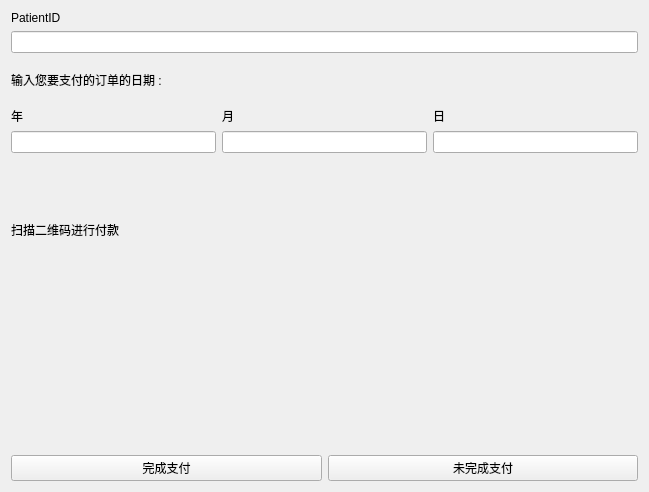
<?xml version="1.0" encoding="UTF-8"?>
<ui version="4.0">
 <class>PayPage</class>
 <widget class="QWidget" name="PayPage">
  <property name="geometry">
   <rect>
    <x>0</x>
    <y>0</y>
    <width>649</width>
    <height>492</height>
   </rect>
  </property>
  <property name="windowTitle">
   <string>Form</string>
  </property>
  <layout class="QGridLayout" name="gridLayout">
   <item row="0" column="0">
    <layout class="QVBoxLayout" name="verticalLayout_6">
     <item>
      <layout class="QVBoxLayout" name="verticalLayout_5">
       <item>
        <layout class="QVBoxLayout" name="verticalLayout_4">
         <item>
          <widget class="QLabel" name="label_2">
           <property name="text">
            <string>PatientID</string>
           </property>
          </widget>
         </item>
         <item>
          <widget class="QLineEdit" name="PatientId"/>
         </item>
        </layout>
       </item>
       <item>
        <widget class="QLabel" name="label_3">
         <property name="text">
          <string>输入您要支付的订单的日期 :</string>
         </property>
        </widget>
       </item>
       <item>
        <layout class="QHBoxLayout" name="horizontalLayout">
         <item>
          <layout class="QVBoxLayout" name="verticalLayout">
           <item>
            <widget class="QLabel" name="label_4">
             <property name="text">
              <string>年</string>
             </property>
            </widget>
           </item>
           <item>
            <widget class="QLineEdit" name="yearEdit"/>
           </item>
          </layout>
         </item>
         <item>
          <layout class="QVBoxLayout" name="verticalLayout_2">
           <item>
            <widget class="QLabel" name="label_5">
             <property name="text">
              <string>月</string>
             </property>
            </widget>
           </item>
           <item>
            <widget class="QLineEdit" name="monthEdit"/>
           </item>
          </layout>
         </item>
         <item>
          <layout class="QVBoxLayout" name="verticalLayout_3">
           <item>
            <widget class="QLabel" name="label_6">
             <property name="text">
              <string>日</string>
             </property>
            </widget>
           </item>
           <item>
            <widget class="QLineEdit" name="dayEdit"/>
           </item>
          </layout>
         </item>
        </layout>
       </item>
      </layout>
     </item>
     <item>
      <widget class="QLabel" name="label_7">
       <property name="text">
        <string>扫描二维码进行付款</string>
       </property>
      </widget>
     </item>
     <item>
      <widget class="QLabel" name="label">
       <property name="text">
        <string/>
       </property>
       <property name="pixmap">
        <pixmap resource="QRcode.qrc">:/new/prefix1/QR(2).jpg</pixmap>
       </property>
      </widget>
     </item>
     <item>
      <layout class="QHBoxLayout" name="horizontalLayout_2">
       <item>
        <widget class="QPushButton" name="yes">
         <property name="text">
          <string>完成支付</string>
         </property>
        </widget>
       </item>
       <item>
        <widget class="QPushButton" name="no">
         <property name="text">
          <string>未完成支付</string>
         </property>
        </widget>
       </item>
      </layout>
     </item>
    </layout>
   </item>
  </layout>
 </widget>
 <resources>
  <include location="QRcode.qrc"/>
 </resources>
 <connections/>
</ui>
